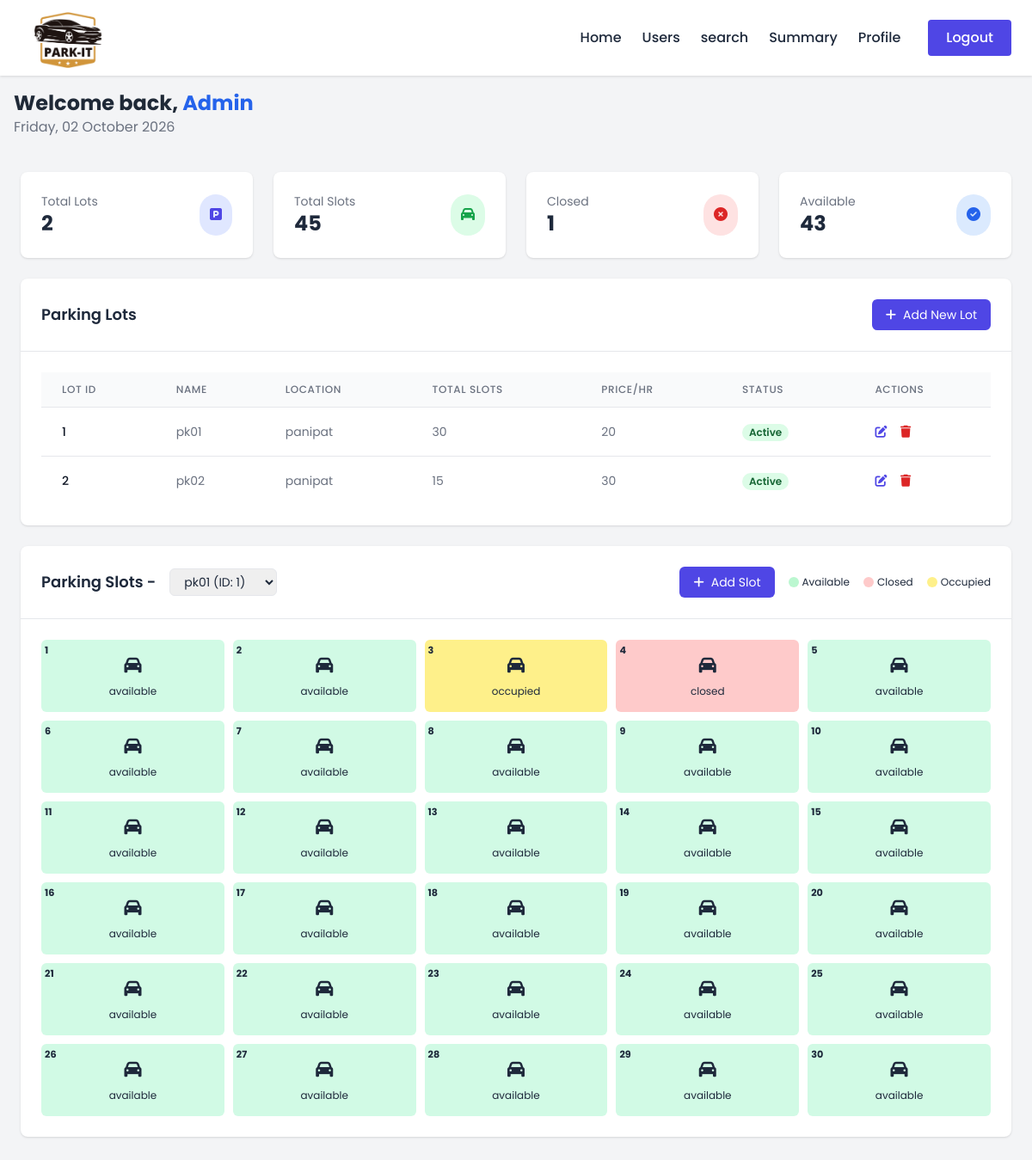
The page /admin/dashboard (signed in) on the database its author committed.
### model_db.py (models this page shows, shortened)
class Users(db.Model):
    __tablename__ = 'users'
    id = db.Column(db.Integer, primary_key=True)
    username = db.Column(db.String(100), unique=True, nullable=False)
    passhash = db.Column(db.String(512), nullable=False)
    name = db.Column(db.String(50), nullable=False)
    address = db.Column(db.String(200))
    pincode = db.Column(db.Integer)
    role = db.Column(db.String(10))  # e.g., 'admin' or 'user'
    phone_no = db.Column(db.String(10))
    bookings = db.relationship('Booking', backref='user', lazy=True)
    parking_lots = db.relationship('ParkingLot', backref='admin', lazy=True)
    @property
    def password(self):
        raise AttributeError("Password is not a readable attribute")

class ParkingLot(db.Model):
    __tablename__ = 'parking_lot'
    id = db.Column(db.Integer, primary_key=True, nullable=False)
    name = db.Column(db.String(100), nullable=False)
    admin_id = db.Column(db.Integer, db.ForeignKey('users.id'), nullable=False)
    total_spots = db.Column(db.Integer, nullable=False)
    address = db.Column(db.String(200))
    pincode = db.Column(db.Integer)
    status = db.Column(db.String(10))  # 'active', 'inactive', etc.
    price_per_hrs = db.Column(db.Integer)
    spots = db.relationship('ParkingSpot', backref='lot', lazy=True)

class ParkingSpot(db.Model):
    __tablename__ = 'parking_spot'
    id = db.Column(db.Integer, primary_key=True)
    lot_id = db.Column(db.Integer, db.ForeignKey('parking_lot.id'), nullable=False)
    status = db.Column(db.String(20), nullable=True)  # e.g., 'available', 'booked'
    type = db.Column(db.String(20), nullable=True)  # e.g., 'regular', 'premium'
    price_per_hrs = db.Column(db.Integer)
    bookings = db.relationship('Booking', backref='spot', lazy=True)

### routes.py (the view, shortened to what this page needs)
    @app.route('/<username>/dashboard', methods=['GET'])
    @auth_required
    def dashboard(username):
        user = Users.query.get(session['user_id'])
        today = datetime.now().strftime('%A, %d %B %Y ')
        if user.role == 'admin':
            selected_lot_id = request.args.get('lot_id', type=int)
            parking_lots = ParkingLot.query.all()
            if not selected_lot_id and parking_lots:
                selected_lot_id = parking_lots[0].id
            parking_spots = ParkingSpot.query.filter_by(lot_id=selected_lot_id).all()
            closed_spots = ParkingSpot.query.filter_by(status='closed').count()
            available_spots = ParkingSpot.query.filter_by(status='available').count()
            total_spots = ParkingSpot.query.count()
            total_lots = len(parking_lots)
            return render_template('admin/dashboard.html',
                                username=username,
                                user=user,
                                today=today,
                                parking_lots=parking_lots,
                                selected_lot_id=selected_lot_id,
                                parking_spots=parking_spots,
                                total_lots=total_lots,
                                total_spots=total_spots,
                                closed_spots=closed_spots,
                                available_spots=available_spots)

### templates/admin/dashboard.html (shortened to what this page needs)
{% extends "admin/base0.html" %}
{% block head %}
    <script src="https://cdn.tailwindcss.com"></script>
    <link rel="stylesheet" href="https://cdnjs.cloudflare.com/ajax/libs/font-awesome/6.4.0/css/all.min.css">
{% endblock %}
{% block content %}
<div class="bg-gray-100 min-h-screen ">
    <div class="min-h-screen">
        <div class="flex-1 flex flex-col overflow-hidden">
            <div class="card p-4 flex justify-between items-center">
                <div class="flex items-center">
                    <div>
                       <h1 class="text-2xl font-bold text-gray-800">Welcome back, <span class="text-blue-600">{{ user.name }}</span></h1>
                       <p class="text-gray-500">{{ today }}</p>
                    </div>
                </div>
            </div>
            <main class="flex-1  p-6">
                <div class="grid grid-cols-1 md:grid-cols-4 gap-6 mb-6">
                    <div class="bg-white rounded-lg shadow p-6">
                        <div class="flex justify-between items-center">
                            <div>
                                <p class="text-gray-500 text-sm">Total Lots</p>
                                <h3 class="text-2xl font-bold">{{ total_lots }}</h3>
                            </div>
                            <div class="bg-indigo-100 p-3 rounded-full">
                                <i class="fas fa-parking text-indigo-600"></i>
                            </div>
                        </div>
                    </div>
                    <div class="bg-white rounded-lg shadow p-6">
                        <div class="flex justify-between items-center">
                            <div>
                                <p class="text-gray-500 text-sm">Total Slots</p>
                                <h3 class="text-2xl font-bold">{{ total_spots }}</h3>
                            </div>
                            <div class="bg-green-100 p-3 rounded-full">
                                <i class="fas fa-car text-green-600"></i>
                            </div>
                        </div>
                    </div>
                    <div class="bg-white rounded-lg shadow p-6">
                        <div class="flex justify-between items-center">
                            <div>
                                <p class="text-gray-500 text-sm">Closed</p>
                                <h3 class="text-2xl font-bold">{{ closed_spots }}</h3>
                            </div>
                            <div class="bg-red-100 p-3 rounded-full">
                                <i class="fas fa-times-circle text-red-600"></i>
                            </div>
                        </div>
                    </div>
                    <div class="bg-white rounded-lg shadow p-6">
                        <div class="flex justify-between items-center">
                            <div>
                                <p class="text-gray-500 text-sm">Available</p>
                                <h3 class="text-2xl font-bold">{{ available_spots  }}</h3>
                            </div>
                            <div class="bg-blue-100 p-3 rounded-full">
                                <i class="fas fa-check-circle text-blue-600"></i>
                            </div>
                        </div>
                    </div>
                </div>
                <div class="bg-white rounded-lg shadow mb-6">
                    <div class="p-6 border-b flex justify-between items-center ">
                        <h2 class="text-lg font-semibold">Parking Lots</h2>
                        <button id="openAddParkingBtn" onclick="openAddParkingModal()" class="bg-indigo-600 hover:bg-indigo-700 text-white px-4 py-2 rounded-md text-sm">
                            <i class="fas fa-plus mr-2"></i>Add New Lot
                        </button>
                    </div>
                    <div class="p-6">
                        <div class="overflow-x-auto">
                            <table class="min-w-full divide-y divide-gray-200">
                                <thead class="bg-gray-50">
                                    <tr>
                                        <th class="px-6 py-3 text-left text-xs font-medium text-gray-500 uppercase tracking-wider">Lot ID</th>
                                        <th class="px-6 py-3 text-left text-xs font-medium text-gray-500 uppercase tracking-wider">Name</th>
                                        <th class="px-6 py-3 text-left text-xs font-medium text-gray-500 uppercase tracking-wider">Location</th>
                                        <th class="px-6 py-3 text-left text-xs font-medium text-gray-500 uppercase tracking-wider">Total Slots</th>
                                        <th class="px-6 py-3 text-left text-xs font-medium text-gray-500 uppercase tracking-wider">Price/hr</th>
                                        <th class="px-6 py-3 text-left text-xs font-medium text-gray-500 uppercase tracking-wider">Status</th>
                                        <th class="px-6 py-3 text-left text-xs font-medium text-gray-500 uppercase tracking-wider">Actions</th>
                                    </tr>
                                </thead>
                                <tbody class="bg-white divide-y divide-gray-200">
                                    {% for lot in parking_lots %}
                                        <tr>
                                            <td class="px-6 py-4 whitespace-nowrap text-sm font-medium text-gray-900">{{ lot.id }}</td>
                                            <td class="px-6 py-4 whitespace-nowrap text-sm text-gray-500">{{ lot.name }}</td>
                                            <td class="px-6 py-4 whitespace-nowrap text-sm text-gray-500">{{ lot.address }}</td>
                                            <td class="px-6 py-4 whitespace-nowrap text-sm text-gray-500">{{ lot.total_spots }}</td>
                                            <td class="px-6 py-4 whitespace-nowrap text-sm text-gray-500">{{ lot.price_per_hrs }}</td>
                                            <td class="px-6 py-4 whitespace-nowrap">
                                                <span class="px-2 inline-flex text-xs leading-5 font-semibold rounded-full {{ 'bg-green-100 text-green-800' if lot.status == 'active' else 'bg-red-100 text-yellow-800' }}">
                                                    {{ lot.status.capitalize() }}
                                                </span>
                                            </td>
                                            <td class="px-6 py-4 whitespace-nowrap text-sm font-medium">
                                                <button onclick="openEditParkingModal(this)"
                                                class="text-indigo-600 hover:text-indigo-900 mr-3"
                                                data-id="{{ lot.id }}"
                                                data-name="{{ lot.name }}"
                                                data-location="{{ lot.address }}"
                                                data-slots="{{ lot.total_spots }}"
                                                data-status="{{ lot.status }}"
                                                data-admin_id="{{ lot.admin_id }}"
                                                data-pincode="{{ lot.pincode }}"
                                                data-price_per_hr="{{ lot.price_per_hrs }}">
                                                    <i class="fas fa-edit"></i>
                                                </button>
                                                <button onclick="deleteParkingLot(this)"
                                                 class="text-red-600 hover:text-red-900"
                                                 data-id = "{{ lot.id }}">
                                                    <i class="fas fa-trash"></i>
                                                </button>
                                            </td>
                                        </tr>
                                    {% endfor %}
                                </tbody>
                            </table>
                        </div>
                    </div>
                </div>
                <div id="parkingSlotsSection" class="bg-white rounded-lg shadow mb-6">
                    <div class="p-6 border-b">
                        <div class="flex justify-between items-center">
                            <div class="flex items-center space-x-4">
                                <h2 class="text-lg font-semibold">Parking Slots -</h2>
                                <form method="GET" action="{{ url_for('dashboard', username=username) }}">
                                    <select name="lot_id" id="lotSelector" onchange="this.form.submit()" class="border rounded-md px-3 py-1 text-sm">
                                        {% for lot in parking_lots %}
                                            <option value="{{ lot.id }}" {% if lot.id == selected_lot_id %}selected{% endif %}>
                                                {{ lot.name }} (ID: {{ lot.id }})
                                            </option>
                                        {% endfor %}
                                    </select>
                                </form>
                            </div>
                            <div class="flex space-x-4">
                                <button onclick="openAddSlotModal(this)"
                                class="bg-indigo-600 hover:bg-indigo-700 text-white px-4 py-2 rounded-md text-sm">
                                    <i class="fas fa-plus mr-2"></i>Add Slot
                                </button>
                                <div class="flex items-center space-x-4">
                                    <div class="flex items-center">
                                        <div class="w-3 h-3 rounded-full bg-green-200 mr-1"></div>
                                        <span class="text-xs">Available</span>
                                    </div>
                                    <div class="flex items-center">
                                        <div class="w-3 h-3 rounded-full bg-red-200 mr-1"></div>
                                        <span class="text-xs">Closed</span>
                                    </div>
                                    <div class="flex items-center">
                                        <div class="w-3 h-3 rounded-full bg-yellow-200 mr-1"></div>
                                        <span class="text-xs">Occupied</span>
                                    </div>
                                </div>
                            </div>
                        </div>
                    </div>
                    <div class="p-6">
                        <div id="parkingGrid" class="grid grid-cols-1 sm:grid-cols-2 md:grid-cols-3 lg:grid-cols-5 xl:grid-cols-8">
                            {% for spot in parking_spots %}
                                <a href="{{ url_for('edit_slot', username=username, slot_id=spot.id) }}" class="parking-slot {{ spot.status }} p-4 rounded-md cursor-pointer relative" >
                                    <div class="slot-number absolute top-1 left-1">{{ loop.index }}</div>
                                    <div class="flex flex-col items-center justify-center h-full">
                                        <i class="fas {{ 'fa-wheelchair' if spot.slot_type == 'disabled' else 'fa-charging-station' if spot.slot_type == 'electric' else 'fa-crown' if spot.slot_type == 'premium' else 'fa-car' }} text-xl mb-2"></i>
                                        <span class="text-xs">{{ spot.status }}</span>
                                    </div>
                                </a>
                            {% endfor %}
                        </div>
                    </div>
                </div>
            </main>
        </div>
    </div>
</div>
{% endblock %}

### templates/admin/dashboard.html (style rules this page uses)
:root { --primary: #4f46e5; --primary-dark: #4338ca; --secondary: #10b981; --danger: #ef4444; }
.parking-slot { transition: all 0.2s ease; }
.closed { background-color: #fecaca; }
.available { background-color: #d1fae5; }
.occupied { background-color: #fef08a; }
.slot-number { font-size: 0.7rem; font-weight: bold; }
#parkingGrid { display: grid; gap: 10px; }

### templates/admin/base0.html (style rules this page uses)
:root { --primary-color: #4f46e5; --secondary-color: #10b981; --dark-color: #1e293b; --light-color: #f8fafc; --gray-color: #64748b; --max-width: 1200px; --shadow-sm: 0 1px 3px rgba(0, 0, 0, 0.12); --shadow-md: 0 4px 6px rgba(0, 0, 0, 0.1); --shadow-lg: 0 10px 15px rgba(0, 0, 0, 0.1); --transition: all 0.3s ease; }
* { margin: 0; padding: 0; box-sizing: border-box; }
body { font-family: 'Poppins', sans-serif; color: var(--dark-color); line-height: 1.6; display: flex; flex-direction: column; min-height: 100vh; background-color: #f9fafb; }
main { flex: 1; padding: 0rem 0; }

### rows shown on the page
Users: name "Admin"
ParkingLot: id "1", name "pk01", address "panipat", total_spots "30", price_per_hrs "20", status "Active"
ParkingLot: id "2", name "pk02", address "panipat", total_spots "15", price_per_hrs "30", status "Active"
ParkingSpot: status "available"
ParkingSpot: status "available"
ParkingSpot: status "occupied"
ParkingSpot: status "closed"
ParkingSpot: status "available"
ParkingSpot: status "available"
ParkingSpot: status "available"
ParkingSpot: status "available"
ParkingSpot: status "available"
ParkingSpot: status "available"
ParkingSpot: status "available"
ParkingSpot: status "available"
ParkingSpot: status "available"
ParkingSpot: status "available"
ParkingSpot: status "available"
ParkingSpot: status "available"
ParkingSpot: status "available"
ParkingSpot: status "available"
ParkingSpot: status "available"
ParkingSpot: status "available"
ParkingSpot: status "available"
ParkingSpot: status "available"
ParkingSpot: status "available"
ParkingSpot: status "available"
ParkingSpot: status "available"
ParkingSpot: status "available"
ParkingSpot: status "available"
ParkingSpot: status "available"
ParkingSpot: status "available"
ParkingSpot: status "available"

### other values the page prints
{{ total_lots }} "2"
{{ total_spots }} "45"
{{ closed_spots }} "1"
{{ available_spots }} "43"
form field lot_id "pk01 (ID: 1)"
